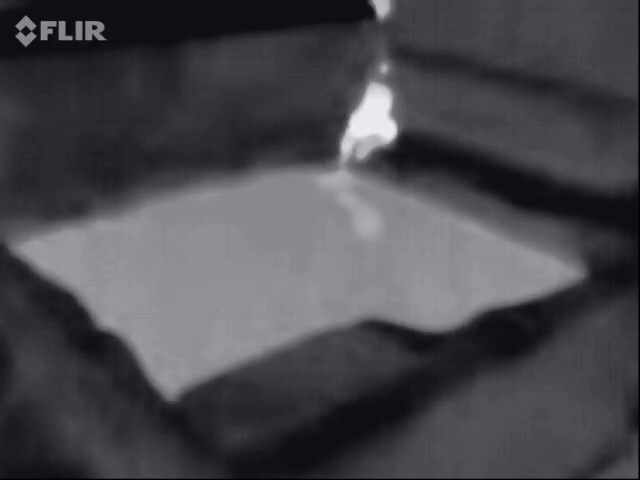
#> input picture frame 8 of videos/20161001.mov, 640 x 480 px, given in place of Nov_19.mov, which was not available
$ python contours_test.py
#> lines starting #> are read from the running program, lines starting #| are printed output that depends on the picture; after the words box and inside, x2 and y2 are one past the last pixel; in counts of white or black regions, pixels touching at a corner belong together
#!/usr/bin/env python

import cv2
import numpy as np
import time

fps = 0
count = 0

cap = cv2.VideoCapture("videos/Nov_19.mov")
start = time.time()

while(True):
    count = count + 1
    _, frame = cap.read()
#> frame is the input picture: shape (480, 640, 3); mean B, G, R 76.8, 70.8, 73.8
    #fps = cap.get(cv2.CAP_PROP_FPS)
    gray = cv2.cvtColor(frame, cv2.COLOR_BGR2GRAY)
    overlay = frame.copy()
    output = frame.copy()

    cv2.putText(overlay, "FPS: {}".format(int(fps)),
        (10, 30), cv2.FONT_HERSHEY_SIMPLEX, 1.0, (0, 0, 255), 3)
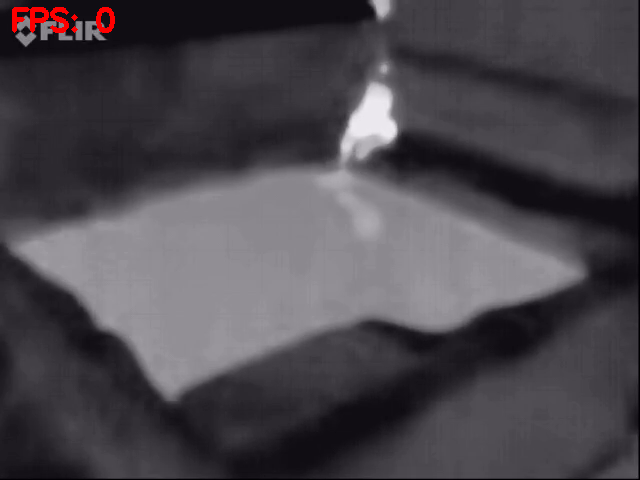
#> overlay: shape (480, 640, 3); 0.36% of pixels changed, all inside (x1, y1, x2, y2) = (12, 7, 115, 33)

    # open windows with original image, mask, res, and image with keypoints marked
    cv2.imshow('frame',frame)
    cv2.imshow('grayscale',gray)
    cv2.imshow('overlay',overlay)

    if cv2.waitKey(1) & 0xFF == ord('q'):
#> (key q is pressed here)
        break

    if time.time() - start > 1:
        seconds = time.time() - start;
        fps = count/seconds
        count = 0
        start = time.time()


# When everything done, release the capture
cap.release()
cv2.destroyAllWindows()

$ run again, starting later in the video
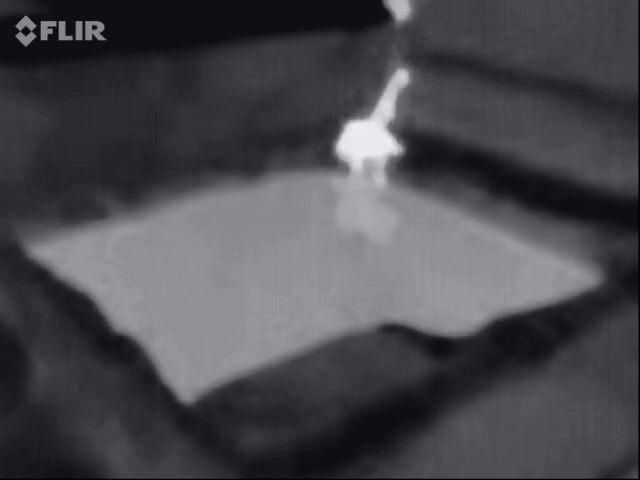
#> input picture frame 39 of videos/20161001.mov, 640 x 480 px, given in place of Nov_19.mov, which was not available
#> frame is the input picture: shape (480, 640, 3); mean B, G, R 77.7, 71.7, 74.7
#> `cv2.putText(overlay, "FPS: {}".format(int(fps)), (10, 30), cv2.FONT_HE..`:
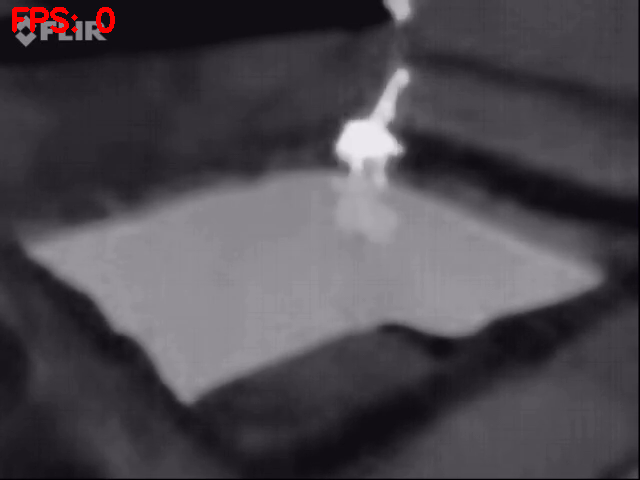
#> overlay: shape (480, 640, 3); 0.36% of pixels changed, all inside (x1, y1, x2, y2) = (12, 7, 115, 33)

$ run again, starting later in the video
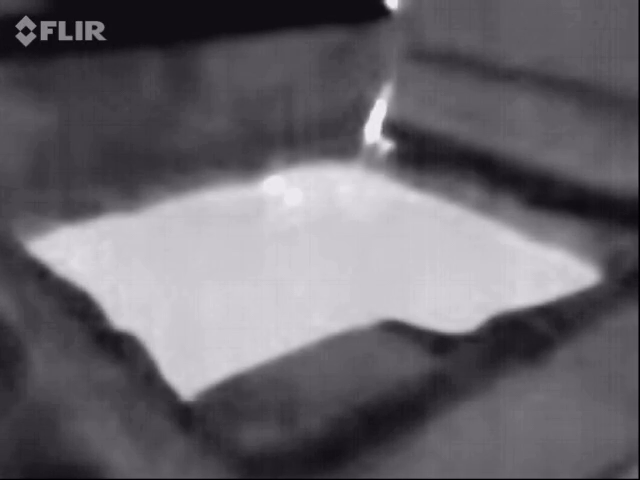
#> input picture frame 70 of videos/20161001.mov, 640 x 480 px, given in place of Nov_19.mov, which was not available
#> frame is the input picture: shape (480, 640, 3); mean B, G, R 106.5, 100.5, 103.5
#> `cv2.putText(overlay, "FPS: {}".format(int(fps)), (10, 30), cv2.FONT_HE..`:
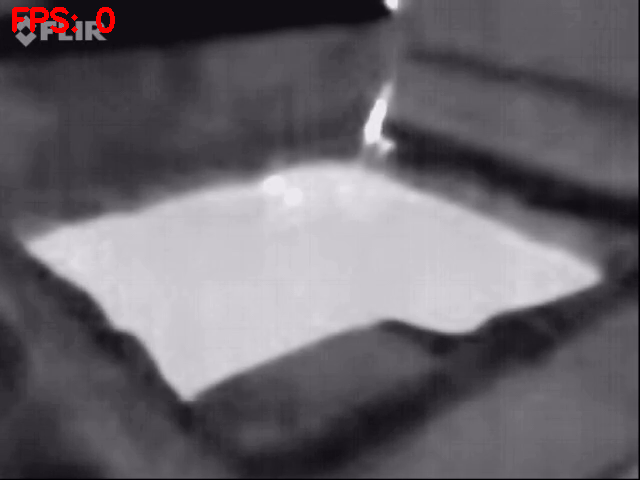
#> overlay: shape (480, 640, 3); 0.36% of pixels changed, all inside (x1, y1, x2, y2) = (12, 7, 115, 33)
